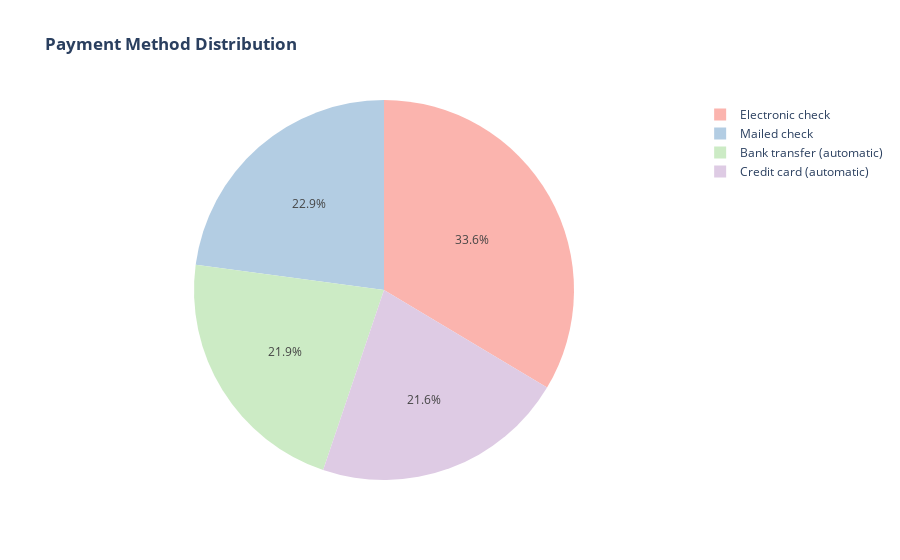

Notebook cell for this chart:
### Code cell
labels = df['Payment Method'].value_counts().index.tolist()
values = df['Payment Method'].value_counts().values.tolist()

# Define a color palette that is more comfortable for the eyes
colors = px.colors.qualitative.Pastel1

# Create a pie chart with the new color palette
fig = go.Figure(data=[go.Pie(labels=labels, values=values, marker=dict(colors=colors))])

# Update layout with a title
fig.update_layout(title_text="<b>Payment Method Distribution</b>")

# Show the plot
fig.show()

### Figure 1 — Plotly figure (JSON) as saved in the notebook; plotly's stock layout.template omitted (floating-point values rounded to 4 significant figures)
{"data": [{"labels": ["Electronic check", "Mailed check", "Bank transfer (automatic)", "Credit card (automatic)"], "marker": {"colors": ["rgb(251,180,174)", "rgb(179,205,227)", "rgb(204,235,197)", "rgb(222,203,228)", "rgb(254,217,166)", "rgb(255,255,204)", "rgb(229,216,189)", "rgb(253,218,236)", "rgb(242,242,242)"]}, "type": "pie", "values": [2365, 1612, 1544, 1522]}], "layout": {"title": {"text": "<b>Payment Method Distribution</b>"}}}
